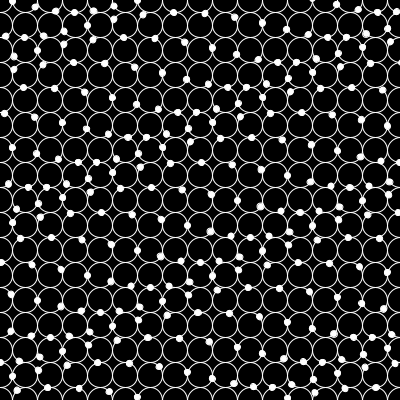
Frame 1 (no input)
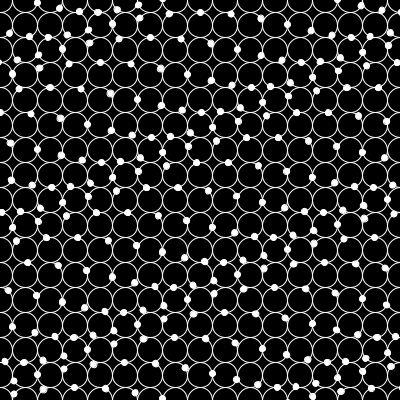
Frame 60 (the mouse pressed at the canvas centre just before this capture)
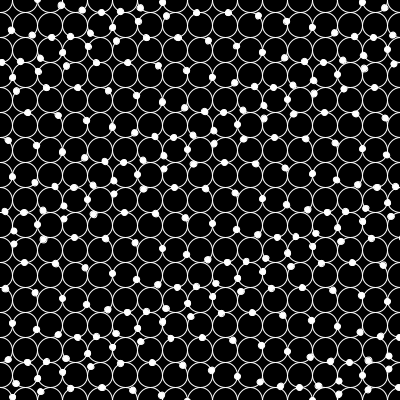
Frame 120 (the mouse held since frame 60 and released just before this capture)

The Processing sketch that drew these frames (run headless with seeded random() and noise(); from frame 60 on, the mouse is pressed at the canvas centre):

// Processing sketch: processing_152954
// ── processing_152954.pde

float animation = 0.0f;
float circleSize = 50.0f;
int col = 1;
boolean drawCirlces = true;
boolean drawDots = true;

void setup() {
  size(400, 400);
  noFill();
  colorMode(RGB, 1);
}

void draw() {
  animation += 0.1f;

  background(abs(col -1));

  for (int x = 0; x < (width/circleSize*2.0) + 1; x++) {
    for (int y = 0; y < height/circleSize*2.0 + 1; y++) {

      pushMatrix();

      translate(x * circleSize/2, y * circleSize/2);
      if (drawCirlces) {
        noFill();
        stroke(col);
        ellipse(0, 0, circleSize/2, circleSize/2);
      }

      rotate((x/circleSize * TWO_PI * 4) + animation + (y/circleSize * circleSize));

      translate(circleSize/4.0, 0);

      if (drawDots) {
        fill(col);
        ellipse(0, 0, circleSize/8, circleSize/8);
      }
      
      popMatrix();
    }
  }
}

void keyPressed() {
  if (keyCode == 73) {
    col++;
    col %= 2;
  }
  else if (keyCode == 67) {
    drawCirlces = !drawCirlces;
  }
  else if(keyCode == 68){
    drawDots = ! drawDots;
  }
}
